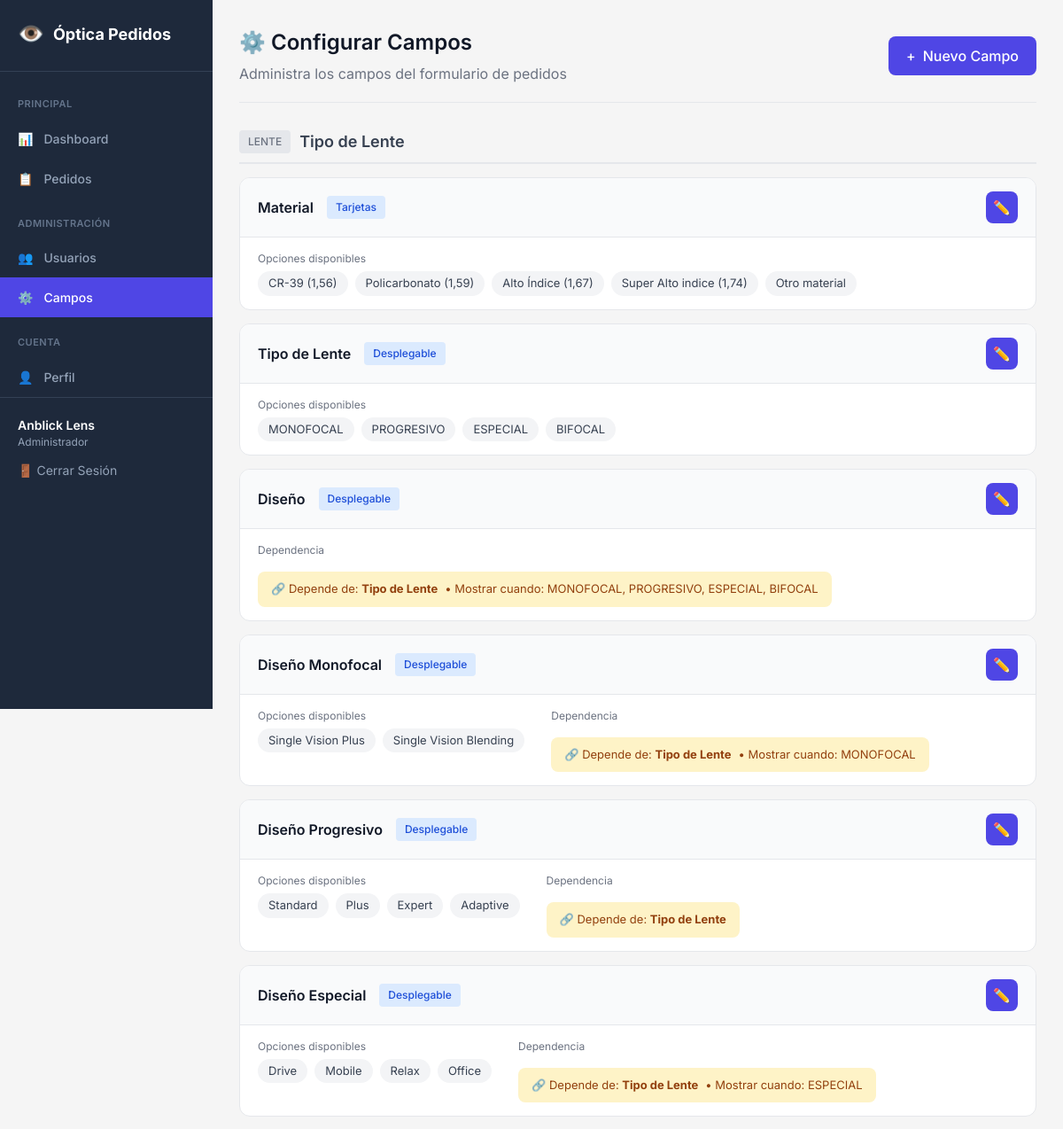
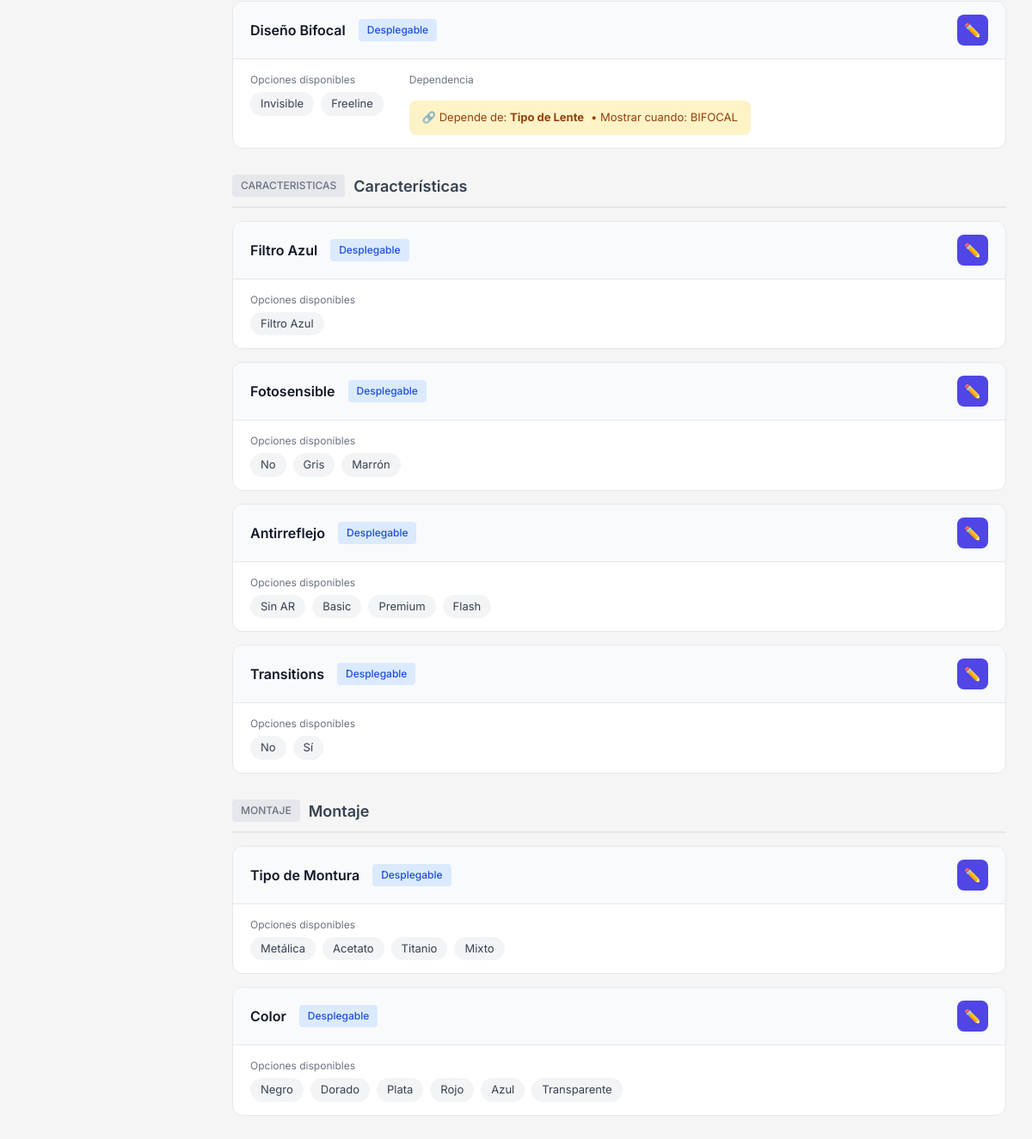
Page /gestion/campos/ (signed in) on the committed database (2 pictures, top to bottom).
### pedidos/models.py (models this page shows, shortened)
class Usuario(AbstractUser):
    rol = models.CharField('Rol', max_length=20, choices=Rol.choices, default=Rol.CLIENTE)
    nombre_optica = models.CharField('Nombre de Óptica', max_length=200, blank=True)
    ciudad_optica = models.CharField('Ciudad', max_length=100, blank=True)
    ruc_optica = models.CharField('RUC', max_length=20, blank=True)
    vendedor_optica = models.CharField('Vendedor', max_length=100, blank=True)
    telefono_optica = models.CharField('Teléfono', max_length=20, blank=True)
    logo = models.ImageField('Logo', upload_to='logos/', blank=True, null=True)
    objects = UsuarioManager()
    class Meta:
        verbose_name = 'Usuario'
        verbose_name_plural = 'Usuarios'
    def es_admin(self):
        return self.rol == Rol.ADMIN

class Campo(models.Model):
    nombre = models.CharField('Nombre', max_length=100)
    clave = models.SlugField('Clave única', max_length=50, unique=True)
    tipo = models.CharField('Tipo', max_length=20, choices=TipoCampo.choices)
    categoria = models.CharField('Categoría', max_length=30, choices=CategoriaCampo.choices)
    requerido = models.BooleanField('Requerido', default=False)
    orden = models.PositiveIntegerField('Orden', default=0)
    activo = models.BooleanField('Activo', default=True)
    opciones = models.JSONField('Opciones', default=list, blank=True)
    depende_de = models.ForeignKey(
        'self',
        on_delete=models.SET_NULL,
        null=True,
        blank=True,
        related_name='campos_dependientes',
        verbose_name='Depende de'
    )
    valores_que_muestran = models.JSONField(
        'Valores que muestran este campo',
        default=list,
        blank=True,
        help_text='Lista de valores del campo padre que muestran este campo'
    )
    class Meta:
        verbose_name = 'Campo'
        verbose_name_plural = 'Campos'
        ordering = ['categoria', 'orden', 'nombre']

### pedidos/views.py (the view)
# urls.py: path('gestion/campos/', views.admin_campos, name='admin_campos'),
@login_required
def admin_campos(request):
    if not request.user.es_admin():
        return redirect('dashboard')
    campos = Campo.objects.all().order_by('categoria', 'orden')
    campos_lente = campos.filter(categoria=CategoriaCampo.LENTE)
    campos_caracteristicas = campos.filter(categoria=CategoriaCampo.CARACTERISTICAS)
    campos_montaje = campos.filter(categoria=CategoriaCampo.MONTAJE)
    contexto = {
        'campos': campos,
        'campos_lente': campos_lente,
        'campos_caracteristicas': campos_caracteristicas,
        'campos_montaje': campos_montaje,
        'usuario': request.user,
    }
    return render(request, 'pedidos/admin/campos.html', contexto)

### templates/pedidos/admin/campos.html (shortened to what this page needs)
{% extends 'base.html' %}
{% block content %}
<nav class="sidebar">
    <a href="{% url 'dashboard' %}" class="sidebar-brand">
        <span>👁️</span> Óptica Pedidos
    </a>
    <div class="sidebar-menu">
        <div class="menu-title">Principal</div>
        <a href="{% url 'dashboard' %}" class="menu-link">
            <span>📊</span> Dashboard
        </a>
        <a href="{% url 'pedido_list' %}" class="menu-link">
            <span>📋</span> Pedidos
        </a>
        <div class="menu-title">Administración</div>
        <a href="{% url 'admin_usuarios' %}" class="menu-link">
            <span>👥</span> Usuarios
        </a>
        <a href="{% url 'admin_campos' %}" class="menu-link active">
            <span>⚙️</span> Campos
        </a>
        <div class="menu-title">Cuenta</div>
        <a href="{% url 'perfil' %}" class="menu-link">
            <span>👤</span> Perfil
        </a>
    </div>
    <div class="sidebar-footer">
        <div class="user-info">
            <div class="user-name">{{ usuario.get_full_name|default:usuario.username }}</div>
            <div class="user-role">{{ usuario.get_rol_display }}</div>
        </div>
        <a href="{% url 'logout' %}" class="btn-logout">🚪 Cerrar Sesión</a>
    </div>
</nav>
<main class="main">
    <div class="admin-page">
        <div class="admin-header">
            <div>
                <h1>⚙️ Configurar Campos</h1>
                <p style="margin: 5px 0 0 0; color: #6b7280;">Administra los campos del formulario de pedidos</p>
            </div>
            <a href="{% url 'admin_campo_create' %}" class="btn-nuevo">
                <span>+</span> Nuevo Campo
            </a>
        </div>
        <div class="categoria-seccion">
            <div class="categoria-titulo">
                <span class="badge-categoria">LENTE</span>
                <h2>Tipo de Lente</h2>
            </div>
            {% for campo in campos_lente %}
            <div class="campo-card">
                <div class="campo-card-header">
                    <div class="campo-info">
                        <span class="campo-nombre">{{ campo.nombre }}</span>
                        <div class="campo-badges">
                            <span class="badge-tipo">{{ campo.get_tipo_display }}</span>
                        </div>
                    </div>
                    <div class="campo-acciones">
                        <a href="{% url 'admin_campo_edit' campo.pk %}" class="btn-accion btn-editar" title="Editar">
                            ✏️
                        </a>
                    </div>
                </div>
                <div class="campo-card-body">
                    <div class="campo-detalle">
                        {% if campo.opciones %}
                        <div class="detalle-item">
                            <span class="detalle-label">Opciones disponibles</span>
                            <div class="opciones-list">
                                {% for opcion in campo.opciones %}
                                <span class="opcion-tag">{{ opcion }}</span>
                                {% endfor %}
                            </div>
                        </div>
                        {% endif %}
                        {% if campo.depende_de %}
                        <div class="detalle-item">
                            <span class="detalle-label">Dependencia</span>
                            <div class="dependencia-info">
                                <span>🔗 Depende de: <strong>{{ campo.depende_de.nombre }}</strong></span>
                                {% if campo.valores_que_muestran %}
                                <span>• Mostrar cuando: {{ campo.valores_que_muestran|join:", " }}</span>
                                {% endif %}
                            </div>
                        </div>
                        {% endif %}
                    </div>
                </div>
            </div>
            {% endfor %}
        </div>
        <div class="categoria-seccion">
            <div class="categoria-titulo">
                <span class="badge-categoria">CARACTERISTICAS</span>
                <h2>Características</h2>
            </div>
            {% for campo in campos_caracteristicas %}
            <div class="campo-card">
                <div class="campo-card-header">
                    <div class="campo-info">
                        <span class="campo-nombre">{{ campo.nombre }}</span>
                        <div class="campo-badges">
                            <span class="badge-tipo">{{ campo.get_tipo_display }}</span>
                        </div>
                    </div>
                    <div class="campo-acciones">
                        <a href="{% url 'admin_campo_edit' campo.pk %}" class="btn-accion btn-editar" title="Editar">
                            ✏️
                        </a>
                    </div>
                </div>
                <div class="campo-card-body">
                    <div class="campo-detalle">
                        {% if campo.opciones %}
                        <div class="detalle-item">
                            <span class="detalle-label">Opciones disponibles</span>
                            <div class="opciones-list">
                                {% for opcion in campo.opciones %}
                                <span class="opcion-tag">{{ opcion }}</span>
                                {% endfor %}
                            </div>
                        </div>
                        {% endif %}
                    </div>
                </div>
            </div>
            {% empty %}
            <p style="color: #9ca3af; padding: 20px;">No hay campos de características</p>
            {% endfor %}
        </div>
        <div class="categoria-seccion">
            <div class="categoria-titulo">
                <span class="badge-categoria">MONTAJE</span>
                <h2>Montaje</h2>
            </div>
            {% for campo in campos_montaje %}
            <div class="campo-card">
                <div class="campo-card-header">
                    <div class="campo-info">
                        <span class="campo-nombre">{{ campo.nombre }}</span>
                        <div class="campo-badges">
                            <span class="badge-tipo">{{ campo.get_tipo_display }}</span>
                        </div>
                    </div>
                    <div class="campo-acciones">
                        <a href="{% url 'admin_campo_edit' campo.pk %}" class="btn-accion btn-editar" title="Editar">
                            ✏️
                        </a>
                    </div>
                </div>
                <div class="campo-card-body">
                    <div class="campo-detalle">
                        {% if campo.opciones %}
                        <div class="detalle-item">
                            <span class="detalle-label">Opciones disponibles</span>
                            <div class="opciones-list">
                                {% for opcion in campo.opciones %}
                                <span class="opcion-tag">{{ opcion }}</span>
                                {% endfor %}
                            </div>
                        </div>
                        {% endif %}
                    </div>
                </div>
            </div>
            {% empty %}
            <p style="color: #9ca3af; padding: 20px;">No hay campos de montaje</p>
            {% endfor %}
        </div>
    </div>
</main>
{% endblock %}

### templates/pedidos/admin/campos.html (style rules this page uses)
.admin-page { max-width: 1200px; margin: 0 auto; }
.admin-header { display: flex; justify-content: space-between; align-items: center; margin-bottom: 30px; padding-bottom: 20px; border-bottom: 1px solid #e5e7eb; }
.admin-header h1 { margin: 0; font-size: 24px; font-weight: 600; color: #111827; }
.btn-nuevo { display: inline-flex; align-items: center; gap: 8px; padding: 10px 20px; background: #4f46e5; color: white; border: none; border-radius: 8px; font-weight: 500; text-decoration: none; transition: background 0.2s; }
.categoria-seccion { margin-bottom: 30px; }
.categoria-titulo { display: flex; align-items: center; gap: 10px; margin-bottom: 15px; padding-bottom: 10px; border-bottom: 2px solid #e5e7eb; }
.categoria-titulo h2 { margin: 0; font-size: 18px; font-weight: 600; color: #374151; }
.badge-categoria { padding: 4px 10px; background: #e5e7eb; border-radius: 4px; font-size: 12px; font-weight: 500; color: #6b7280; }
.campo-card { background: white; border: 1px solid #e5e7eb; border-radius: 12px; margin-bottom: 15px; overflow: hidden; }
.campo-card-header { display: flex; justify-content: space-between; align-items: center; padding: 15px 20px; background: #f9fafb; border-bottom: 1px solid #e5e7eb; }
.campo-info { display: flex; align-items: center; gap: 15px; }
.campo-nombre { font-size: 16px; font-weight: 600; color: #111827; }
.campo-badges { display: flex; gap: 8px; }
.badge-tipo { padding: 4px 10px; background: #dbeafe; border-radius: 4px; font-size: 12px; font-weight: 500; color: #1d4ed8; }
.campo-acciones { display: flex; gap: 10px; }
.btn-accion { display: inline-flex; align-items: center; justify-content: center; width: 36px; height: 36px; border-radius: 8px; text-decoration: none; transition: all 0.2s; }
.btn-editar { background: #4f46e5; color: white; }
.campo-card-body { padding: 15px 20px; }
.campo-detalle { display: flex; gap: 30px; flex-wrap: wrap; }
.detalle-item { display: flex; flex-direction: column; gap: 5px; }
.detalle-label { font-size: 12px; color: #6b7280; }
.opciones-list { display: flex; flex-wrap: wrap; gap: 8px; }
.opcion-tag { padding: 4px 12px; background: #f3f4f6; border-radius: 20px; font-size: 13px; color: #374151; }
.dependencia-info { display: flex; align-items: center; gap: 8px; padding: 10px 15px; background: #fef3c7; border-radius: 8px; margin-top: 10px; }
.dependencia-info span { font-size: 13px; color: #92400e; }

### templates/base.html (style rules this page uses)
*, *::before, *::after { margin: 0; padding: 0; box-sizing: border-box; }
html { height: 100%; }
body { font-family: 'Inter', -apple-system, BlinkMacSystemFont, sans-serif; background: #f5f5f5; color: #1f2937; line-height: 1.5; }
.sidebar { width: 240px; background: #1e293b; color: white; padding: 20px 0; position: fixed; height: 100vh; overflow-y: auto; transition: transform 0.3s ease; z-index: 100; }
.sidebar-brand { display: flex; align-items: center; gap: 10px; padding: 0 20px 24px; font-size: 18px; font-weight: 700; color: white; text-decoration: none; border-bottom: 1px solid #334155; margin-bottom: 8px; }
.sidebar-brand span { font-size: 24px; }
.menu-title { padding: 20px 20px 8px; font-size: 11px; font-weight: 600; text-transform: uppercase; letter-spacing: 0.5px; color: #64748b; }
.menu-link { display: flex; align-items: center; gap: 12px; padding: 12px 20px; color: #94a3b8; text-decoration: none; font-size: 14px; font-weight: 500; transition: all 0.2s; }
.menu-link.active { background: #4f46e5; color: white; }
.sidebar-footer { padding: 20px; border-top: 1px solid #334155; }
.sidebar-footer a { color: #94a3b8; text-decoration: none; font-size: 14px; }
.main { flex: 1; margin-left: 240px; padding: 30px; transition: margin-left 0.3s ease; }
.user-info { margin-bottom: 12px; }
.user-name { font-weight: 600; color: white; font-size: 14px; }
.user-role { font-size: 12px; color: #94a3b8; }
.btn-logout { display: block; color: #94a3b8; text-decoration: none; font-size: 14px; }

### rows in the picture
Usuario: get_full_name "Anblick Lens", rol "Administrador"
Campo: nombre "Material", tipo "Tarjetas", opciones "CR-39 (1,56)" "Policarbonato (1,59)" "Alto Índice (1,67)" "Super Alto indice (1,74)" "Otro material"
Campo: nombre "Tipo de Lente", tipo "Desplegable", opciones "MONOFOCAL" "PROGRESIVO" "ESPECIAL" "BIFOCAL"
Campo: nombre "Diseño", tipo "Desplegable", depende_de.nombre "Tipo de Lente", valores_que_muestran "MONOFOCAL, PROGRESIVO, ESPECIAL, BIFOCAL"
Campo: nombre "Diseño Monofocal", tipo "Desplegable", opciones "Single Vision Plus" "Single Vision Blending", depende_de.nombre "Tipo de Lente", valores_que_muestran "MONOFOCAL"
Campo: nombre "Diseño Progresivo", tipo "Desplegable", opciones "Standard" "Plus" "Expert" "Adaptive", depende_de.nombre "Tipo de Lente"
Campo: nombre "Diseño Especial", tipo "Desplegable", opciones "Drive" "Mobile" "Relax" "Office", depende_de.nombre "Tipo de Lente", valores_que_muestran "ESPECIAL"
Campo: nombre "Diseño Bifocal", tipo "Desplegable", opciones "Invisible" "Freeline", depende_de.nombre "Tipo de Lente", valores_que_muestran "BIFOCAL"
Campo: nombre "Filtro Azul", tipo "Desplegable", opciones "Filtro Azul"
Campo: nombre "Fotosensible", tipo "Desplegable", opciones "No" "Gris" "Marrón"
Campo: nombre "Antirreflejo", tipo "Desplegable", opciones "Sin AR" "Basic" "Premium" "Flash"
Campo: nombre "Transitions", tipo "Desplegable", opciones "No" "Sí"
Campo: nombre "Tipo de Montura", tipo "Desplegable", opciones "Metálica" "Acetato" "Titanio" "Mixto"
Campo: nombre "Color", tipo "Desplegable", opciones "Negro" "Dorado" "Plata" "Rojo" "Azul" "Transparente"
